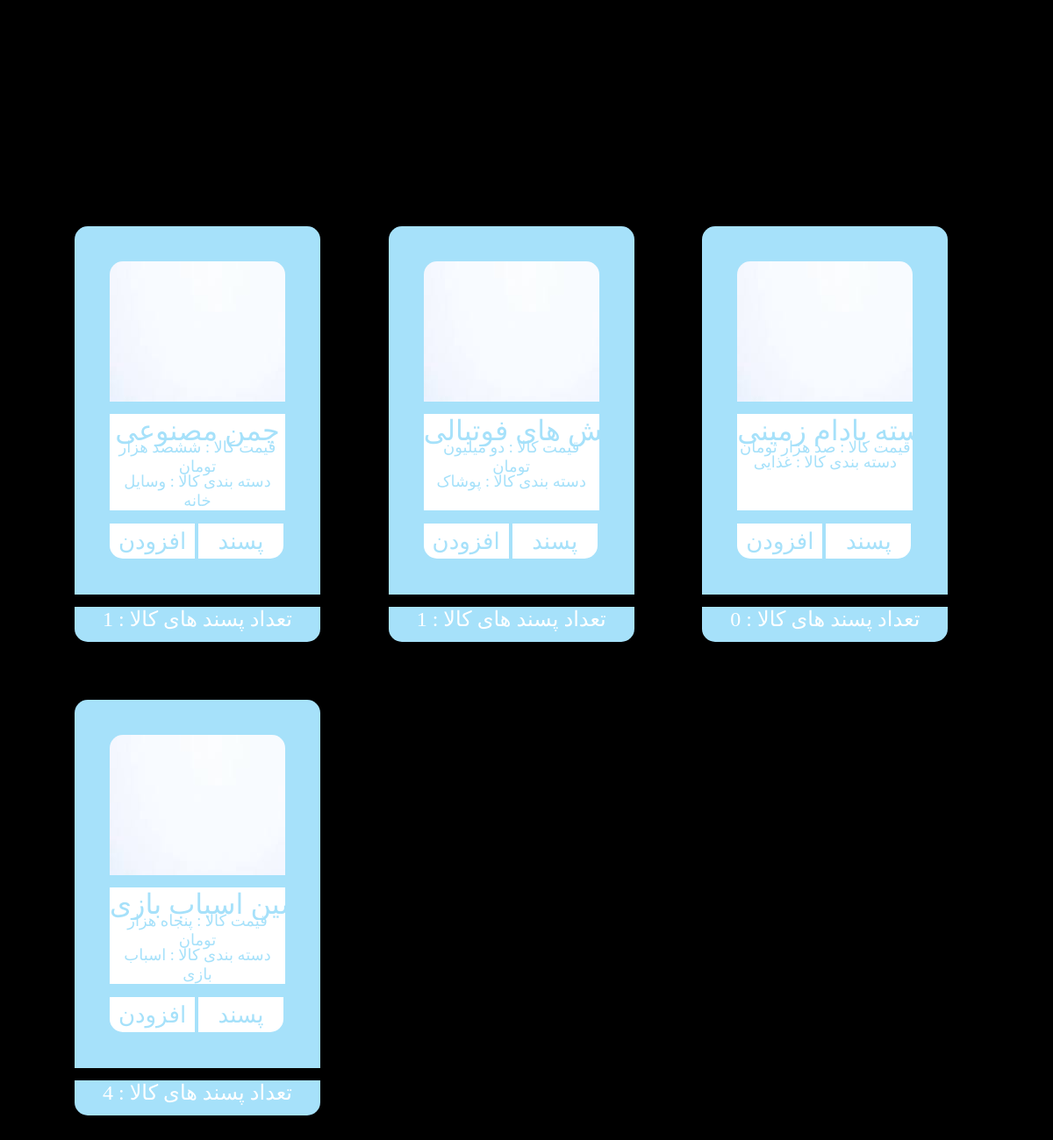
The app's page / (lower part), older data.
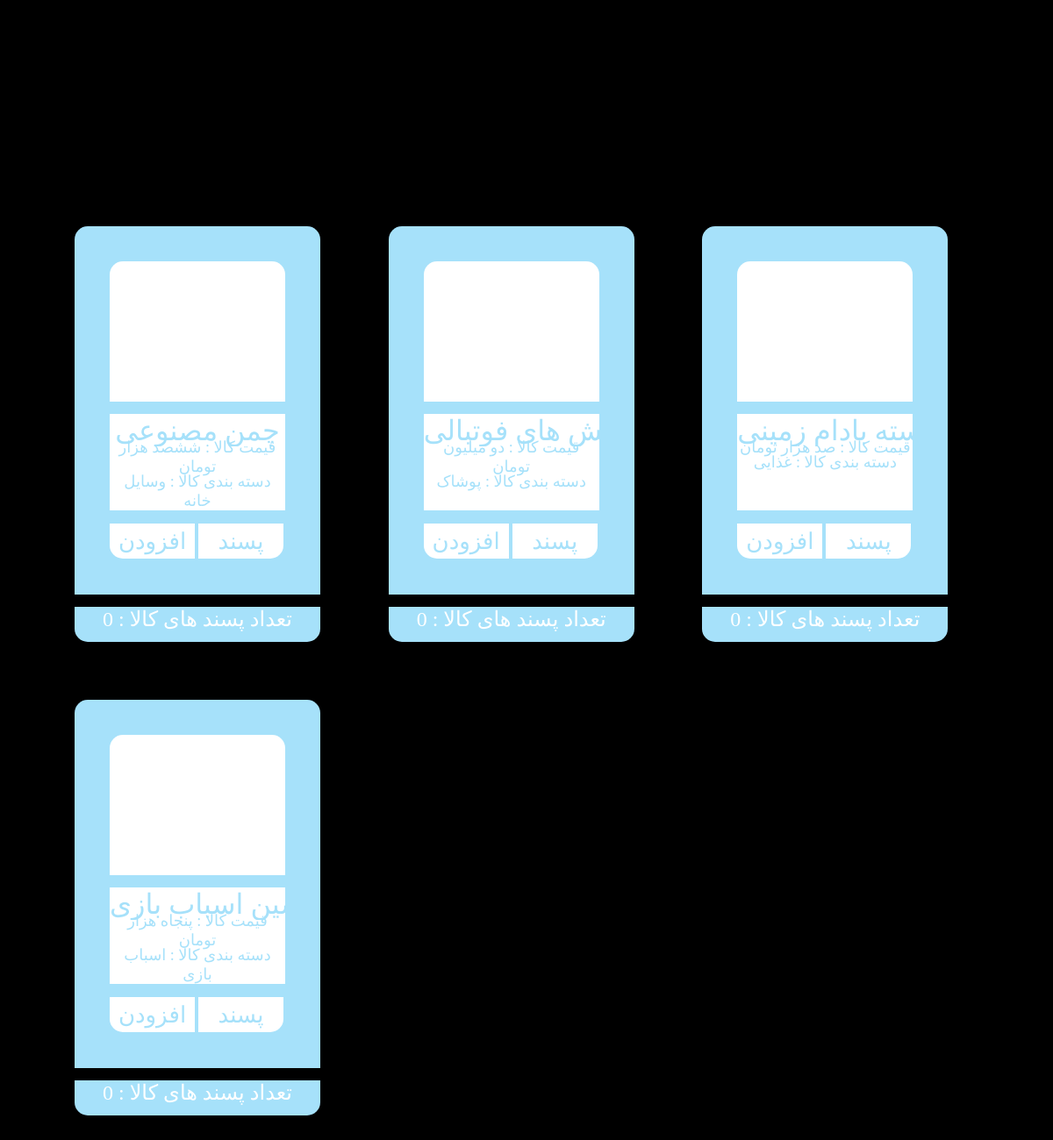
The same page, newer data.
### Branch/models.py (models this page shows, shortened)
class Product(models.Model):
	status =  (
		("d", "Draft"),
		("p", "Publish")
	)
	name = models.CharField(max_length = 20, null = True)
	price = models.CharField(max_length = 90, null = True)
	category = models.CharField(max_length = 50, null = True)
	sale = models.CharField(max_length = 50, null = True)
	likes = models.CharField(max_length = 10, null = True)
	image = models.ImageField(null=True, upload_to = "Images")
	publish = models.DateTimeField(default = timezone.now)
	created = models.DateTimeField(auto_now_add = True)
	created = models.DateTimeField(auto_now = True)
	status = models.CharField(max_length = 1, choices = status)

### Branch/views.py (the view)
# urls.py: path('', home, name="home"),
def home(request):
	if request.method == "POST" and "like-product-button" in request.POST:
		product_name = request.POST.get("liked-product")
		product = Product.objects.get(name=product_name)
		product.likes = int(product.likes) + 1
		product.save()
	context = {
	"Categories": Categorie.objects.filter(status="p").order_by("-publish")[:4],
	"Products": Product.objects.filter(status="p").order_by("-publish")[:4],
	}
	return render(request, "index.html", context)

### Branch/templates/index.html (shortened to what this page needs)
{% load static %}
<!DOCTYPE html>
<html>
    <head>
        <link href="https://unpkg.com/aos@2.3.1/dist/aos.css" rel="stylesheet">
        <link rel="stylesheet" href="{% static 'css/index.css' %}">
    </head>
    <body>
      <div id="product-container">
        {% for Product in Products %}
          <div id="product-structure">
            <img id="product-image" src="{{Product.image.url}}">
            <form method="POST" enctype="multipart/form-data">
              <div id="product-data-container">
                <input type="text" name="liked-product" id="product-title" value="{{Product.name}}" readonly>
                <p id="product-price">قیمت کالا : {{Product.price}}</p>
                <p id="product-category">دسته بندی کالا : {{Product.category}}</p>
              </div>
              <button title="Add" name="add-product-button" id="add-product-button">افزودن</button>
              <button title="Like" name="like-product-button" id="like-product-button">پسند</button>
            </form>
            <div id="product-likes-section">تعداد پسند های کالا : {{Product.likes}}</div>
          </div>
        {% endfor %}
      </div>
    </body>
</html>

### Branch/static/css/index.css (style rules this page uses)
* { padding:0px; margin:0px; }
:root { --main-bg-color:#A6E1FA; --main-darker-bg-color: #C8F5FF; }
Body { background-color:black; }
#product-container { justify-content:center; margin:200px auto; width:95%; }
#product-structure { width:280px; height:420px; border-radius:15px 15px 0 0; background:var(--main-bg-color); display:inline-block; margin:60px 18.68px; }
#product-data-container { background-color:white; width:200px; height:110px; margin:-30px 40px; }
#product-image { width:200px; height:160px; border-radius:15px 15px 0px 0px; margin:40px 40px; }
#product-title { font-family:Aviny; font-size:32px; color:var(--main-bg-color); background:transparent; border:none; width:200px; text-align:center; margin:0px 0px; cursor:default; }
#product-price { font-family:Aviny; font-size:18px; color:var(--main-bg-color); background:transparent; border:none; width:200px; text-align:center; margin:-10px 0px; cursor:default; }
#product-category { font-family:Aviny; font-size:18px; color:var(--main-bg-color); background:transparent; border:none; width:200px; text-align:center; margin:5px 0px; cursor:default; }
#add-product-button { width:97px; height:40px; border-radius:0px 0px 0px 15px; background:white; border:none; font-family:Aviny; font-size:26px; color:var(--main-bg-color); margin-left:40px; margin-top:45px; transition:0.5s; cursor:pointer; }
#like-product-button { width:97px; height:40px; border-radius:0px 0px 15px 0px; background:white; border:none; font-family:Aviny; font-size:26px; color:var(--main-bg-color); margin-top:45px; transition:0.5s; cursor:pointer; }
#product-likes-section { width:280px; height:40px; margin-top:55px; background:var(--main-bg-color); border-radius:0 0 15px 15px; font-family:Aviny; font-size:24px; color:white; text-align:center; cursor:default; }
@media only screen and (max-width: 1200px) { #product-structure { margin-left:55px; } }

Row changes from the older to the newer data that the page shows:
changed Product "ششصد هزار تومان": image: a different picture; likes "1" → "0"
changed Product "دو میلیون تومان": image: a different picture; likes "1" → "0"
changed Product "صد هزار تومان": image: a different picture
changed Product "پنجاه هزار تومان": image: a different picture; likes "4" → "0"
